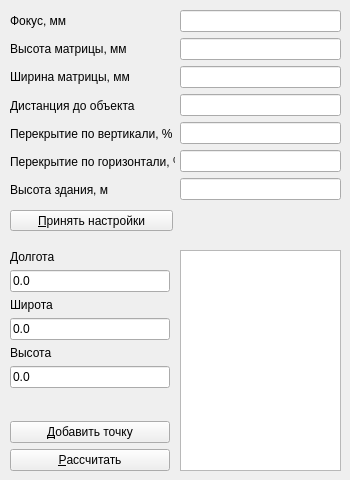
<?xml version="1.0" encoding="UTF-8"?>
<ui version="4.0">
 <class>Form</class>
 <widget class="QWidget" name="Form">
  <property name="geometry">
   <rect>
    <x>0</x>
    <y>0</y>
    <width>350</width>
    <height>480</height>
   </rect>
  </property>
  <property name="mouseTracking">
   <bool>false</bool>
  </property>
  <property name="windowTitle">
   <string>Создать путь</string>
  </property>
  <widget class="QWidget" name="verticalLayoutWidget">
   <property name="geometry">
    <rect>
     <x>10</x>
     <y>250</y>
     <width>160</width>
     <height>221</height>
    </rect>
   </property>
   <layout class="QVBoxLayout" name="verticalLayout">
    <item>
     <widget class="QLabel" name="label">
      <property name="text">
       <string>Долгота</string>
      </property>
      <property name="buddy">
       <cstring>longitude</cstring>
      </property>
     </widget>
    </item>
    <item>
     <widget class="QLineEdit" name="longitude">
      <property name="text">
       <string>0.0</string>
      </property>
     </widget>
    </item>
    <item>
     <widget class="QLabel" name="label_2">
      <property name="text">
       <string>Широта</string>
      </property>
     </widget>
    </item>
    <item>
     <widget class="QLineEdit" name="latitude">
      <property name="text">
       <string>0.0</string>
      </property>
     </widget>
    </item>
    <item>
     <widget class="QLabel" name="label_3">
      <property name="text">
       <string>Высота</string>
      </property>
     </widget>
    </item>
    <item>
     <widget class="QLineEdit" name="altitude">
      <property name="text">
       <string>0.0</string>
      </property>
     </widget>
    </item>
    <item>
     <spacer name="verticalSpacer">
      <property name="orientation">
       <enum>Qt::Vertical</enum>
      </property>
      <property name="sizeHint" stdset="0">
       <size>
        <width>20</width>
        <height>40</height>
       </size>
      </property>
     </spacer>
    </item>
    <item>
     <widget class="QPushButton" name="add_pointButton">
      <property name="text">
       <string>&amp;Добавить точку</string>
      </property>
     </widget>
    </item>
    <item>
     <widget class="QPushButton" name="calcButton">
      <property name="text">
       <string>&amp;Рассчитать</string>
      </property>
     </widget>
    </item>
   </layout>
  </widget>
  <widget class="QWidget" name="verticalLayoutWidget_2">
   <property name="geometry">
    <rect>
     <x>180</x>
     <y>10</y>
     <width>161</width>
     <height>192</height>
    </rect>
   </property>
   <layout class="QVBoxLayout" name="verticalLayout_2">
    <item>
     <widget class="QLineEdit" name="focus">
      <property name="text">
       <string/>
      </property>
     </widget>
    </item>
    <item>
     <widget class="QLineEdit" name="ver_matrix"/>
    </item>
    <item>
     <widget class="QLineEdit" name="hor_matrix"/>
    </item>
    <item>
     <widget class="QLineEdit" name="distance"/>
    </item>
    <item>
     <widget class="QLineEdit" name="ver_overlap"/>
    </item>
    <item>
     <widget class="QLineEdit" name="hor_overlap"/>
    </item>
    <item>
     <widget class="QLineEdit" name="build_high"/>
    </item>
   </layout>
  </widget>
  <widget class="QWidget" name="verticalLayoutWidget_3">
   <property name="geometry">
    <rect>
     <x>10</x>
     <y>10</y>
     <width>165</width>
     <height>191</height>
    </rect>
   </property>
   <layout class="QVBoxLayout" name="verticalLayout_3">
    <item>
     <widget class="QLabel" name="label_4">
      <property name="text">
       <string>Фокус, мм</string>
      </property>
     </widget>
    </item>
    <item>
     <widget class="QLabel" name="label_5">
      <property name="text">
       <string>&lt;html&gt;&lt;head/&gt;&lt;body&gt;&lt;p&gt;Высота матрицы, мм&lt;/p&gt;&lt;/body&gt;&lt;/html&gt;</string>
      </property>
     </widget>
    </item>
    <item>
     <widget class="QLabel" name="label_6">
      <property name="text">
       <string>&lt;html&gt;&lt;head/&gt;&lt;body&gt;&lt;p&gt;Ширина матрицы, мм&lt;/p&gt;&lt;/body&gt;&lt;/html&gt;</string>
      </property>
     </widget>
    </item>
    <item>
     <widget class="QLabel" name="label_10">
      <property name="text">
       <string>Дистанция до объекта</string>
      </property>
     </widget>
    </item>
    <item>
     <widget class="QLabel" name="label_7">
      <property name="text">
       <string>Перекрытие по вертикали, %</string>
      </property>
     </widget>
    </item>
    <item>
     <widget class="QLabel" name="label_8">
      <property name="text">
       <string>Перекрытие по горизонтали, %</string>
      </property>
     </widget>
    </item>
    <item>
     <widget class="QLabel" name="label_9">
      <property name="text">
       <string>Высота здания, м</string>
      </property>
     </widget>
    </item>
   </layout>
  </widget>
  <widget class="QPushButton" name="settingsButton">
   <property name="geometry">
    <rect>
     <x>10</x>
     <y>210</y>
     <width>163</width>
     <height>21</height>
    </rect>
   </property>
   <property name="text">
    <string>&amp;Принять настройки</string>
   </property>
  </widget>
  <widget class="QTextBrowser" name="textBrowser">
   <property name="geometry">
    <rect>
     <x>180</x>
     <y>250</y>
     <width>161</width>
     <height>221</height>
    </rect>
   </property>
  </widget>
 </widget>
 <tabstops>
  <tabstop>focus</tabstop>
  <tabstop>ver_matrix</tabstop>
  <tabstop>hor_matrix</tabstop>
  <tabstop>distance</tabstop>
  <tabstop>ver_overlap</tabstop>
  <tabstop>hor_overlap</tabstop>
  <tabstop>build_high</tabstop>
  <tabstop>settingsButton</tabstop>
  <tabstop>longitude</tabstop>
  <tabstop>latitude</tabstop>
  <tabstop>altitude</tabstop>
  <tabstop>add_pointButton</tabstop>
  <tabstop>calcButton</tabstop>
  <tabstop>textBrowser</tabstop>
 </tabstops>
 <resources/>
 <connections/>
</ui>
